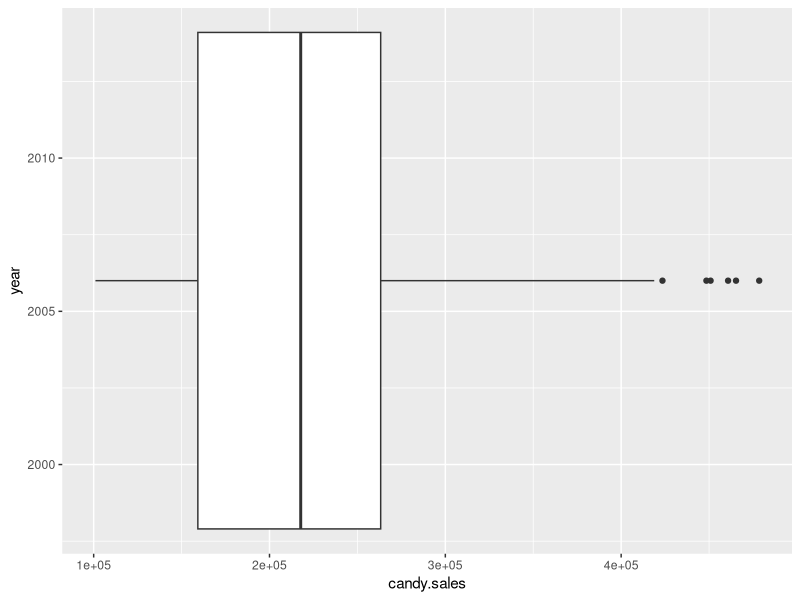
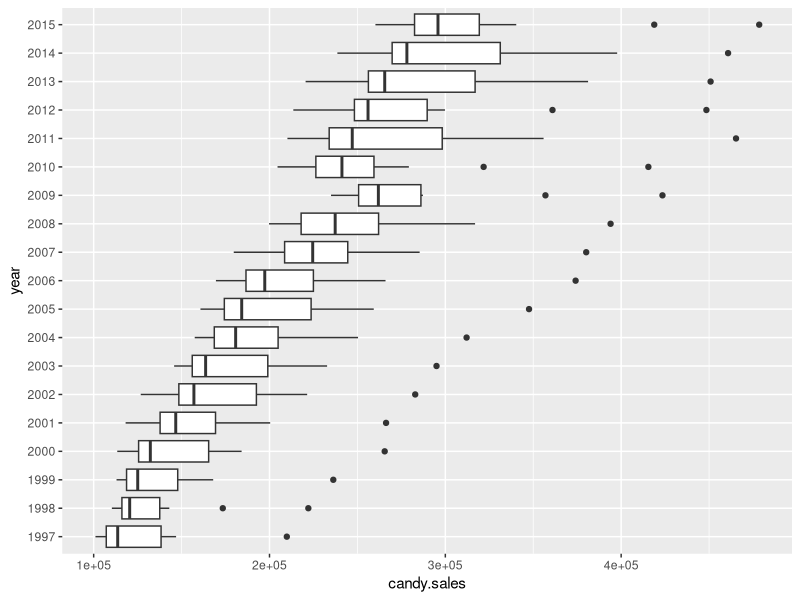
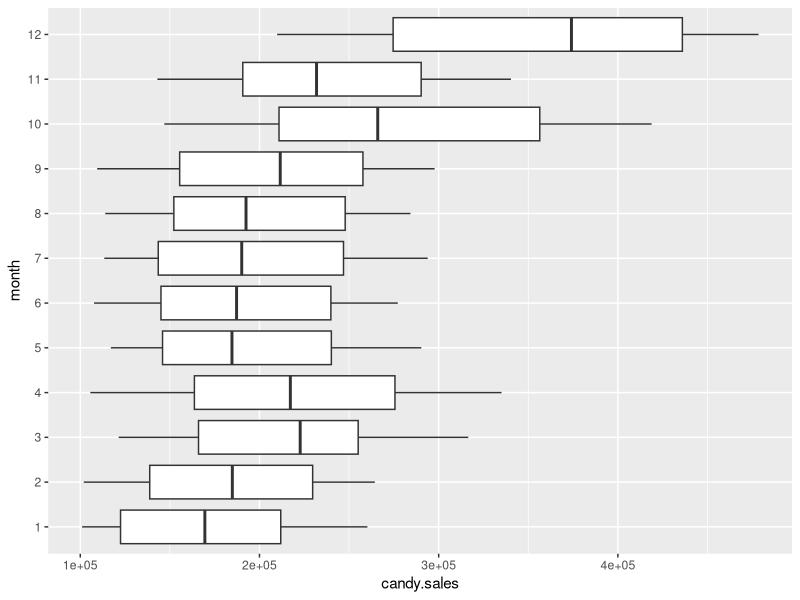
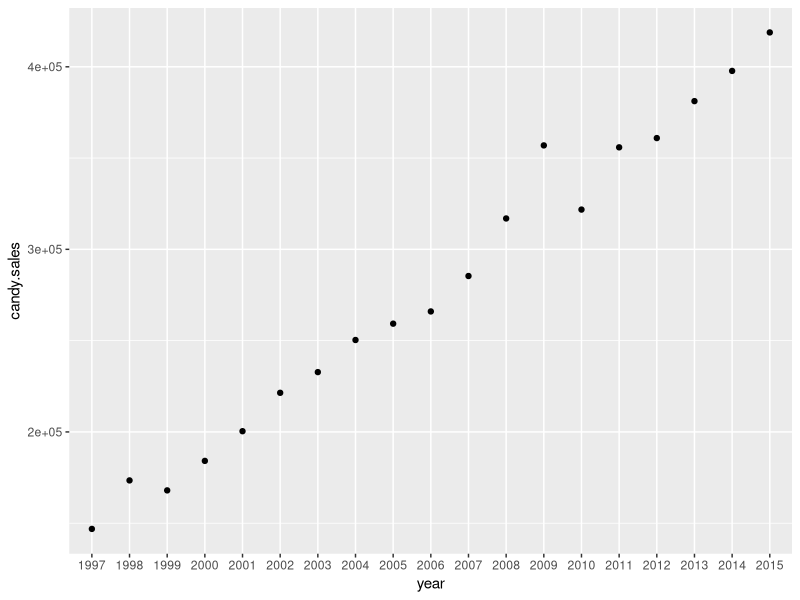
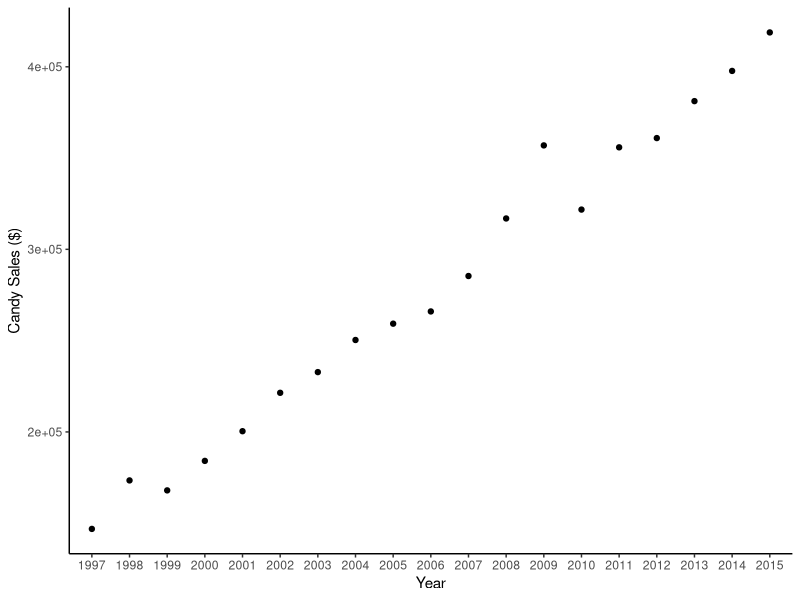
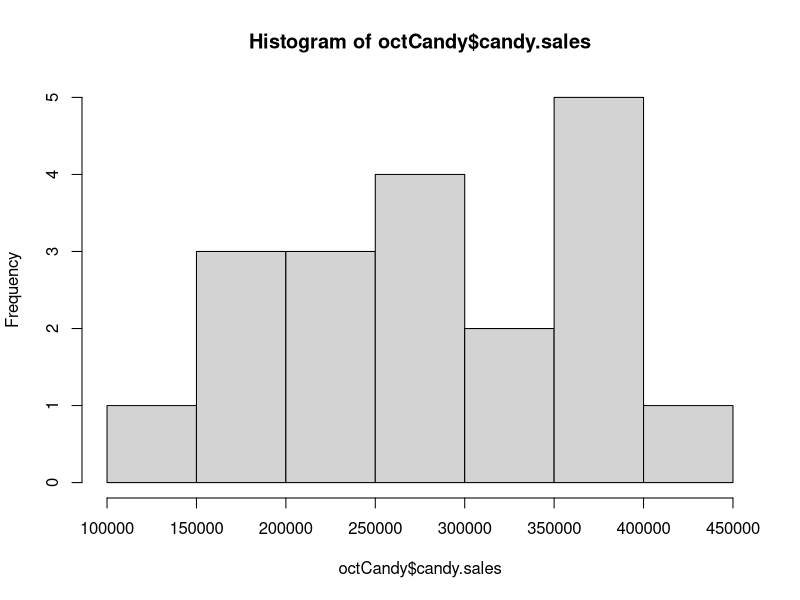
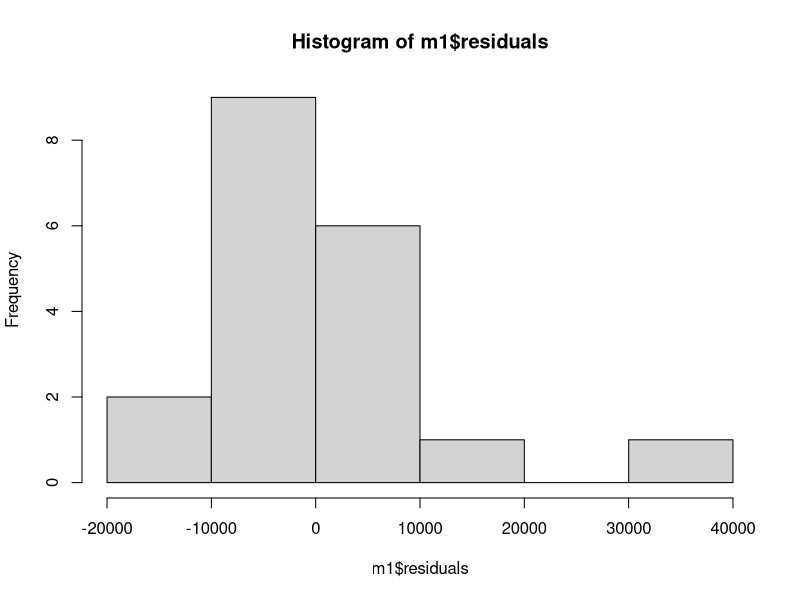
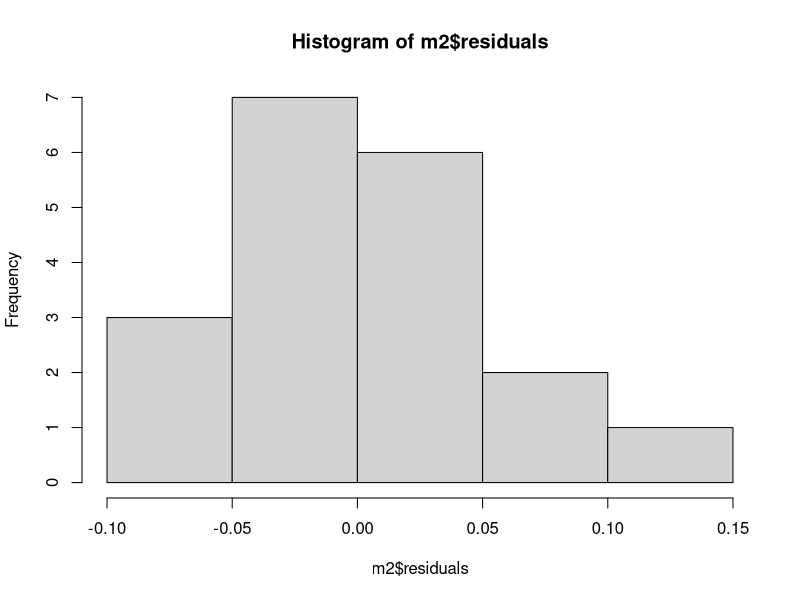

Write the R code that produced these figures, in order.
## ---- chunk 1
library(tidyverse)
## ---- chunk 2
canCandy <-read.csv("data/canadian.candy.sales.csv")
humanPop <-read.csv("data/human.pop.density.csv")
usaCandy <- read.csv("data//usa.halloween.spending.csv")
## ---- chunk 3
## Using Tibble
as_data_frame(canCandy)

## Using compact display
str(canCandy)

## others views
head(canCandy)

## see change in sales over years
ggplot(canCandy) +geom_boxplot(mapping = aes(year, candy.sales)) + coord_flip()

## need as a factor
canCandy$year <-as.factor(canCandy$year)
str(canCandy)

## plot again with factor
ggplot(canCandy) +geom_boxplot(mapping = aes(year, candy.sales)) + coord_flip()

## see the difference in sales over months
canCandy$month <-as.factor(canCandy$month)
ggplot(canCandy) +geom_boxplot(mapping = aes(month, candy.sales)) + coord_flip()


## see the difference in sales in just October
octCandy <- canCandy %>% filter(month == 10) 

## plot change in October
ggplot(octCandy) +geom_point(mapping = aes(year, candy.sales))

## Clean up plot
ggplot(octCandy) +geom_point(mapping = aes(year, candy.sales)) + ylab("Candy Sales ($)") + xlab("Year") + theme_classic()
## ---- chunk 4
## check distribution of data
hist(octCandy$candy.sales)



## fit a linear model
m1 <- lm(candy.sales ~ as.numeric(year), data= octCandy)
summary(m1) 

## check model fit
hist(m1$residuals)
shapiro.test(m1$residuals)

## fit a linear model
m2 <- lm(log(candy.sales) ~ as.numeric(year), data= octCandy)
summary(m2) 

## check model fit
hist(m2$residuals)
shapiro.test(m2$residuals)

## Plot again but log-transformed
ggplot(octCandy) +geom_point(mapping = aes(year, log(candy.sales))) + ylab("Candy Sales ($)") + xlab("Year") + theme_classic()

## Plot again but corrected y-axis
ggplot(octCandy, aes(as.numeric(year), candy.sales)) +geom_point() + ylab("Candy Sales ($)") + xlab("Year")  +  scale_y_log10(limits = c(100000,500000)) + geom_smooth(method=lm)

anova(m2, test="Chisq")

## ---- chunk 5
avgCandy <- canCandy %>% group_by(year) %>%  summarize(sales=mean(candy.sales),error=sd(candy.sales))

hist(avgCandy$sales)

## fit a linear model 
m3 <- lm(sales ~ as.numeric(year), data=avgCandy)
summary(m3)

## check normality
shapiro.test(m3$residuals)


## fit a linear model with log transformed
m4 <- lm(log(sales) ~ as.numeric(year), data=avgCandy)
summary(m4)

## check normality
shapiro.test(m4$residuals)

## ---- chunk 6
## Calculate average yearly sales
annual.sales <-canCandy %>% group_by(year) %>% summarise(totalYear = sum(candy.sales))
annual.sales

## divide october sales by year
octCandy <- octCandy %>% mutate(weighted = candy.sales/annual.sales$totalYear)
octCandy

## make it a percentage
octCandy <- octCandy %>% mutate(weighted = candy.sales/annual.sales$totalYear*100)
octCandy

## plot
ggplot(octCandy, aes(year, weighted)) + geom_point()

## check if there is a trend over time
m1 <- lm(weighted ~ as.numeric(year), data=octCandy)
summary(m1)

## test normality
shapiro.test(m1$residuals)

## plot
ggplot(octCandy, aes(as.numeric(year), weighted)) + geom_point() + geom_smooth(method="lm") + ylab("Proportion of October sales for the year (%)")

## A polynomial?
ggplot(octCandy, aes(as.numeric(year), weighted)) + geom_point() + geom_smooth(method="gam", formula= y ~ s(x))+ ylab("Proportion of October sales for the year (%)")

## ---- chunk 7

totalMonth <- canCandy %>% group_by(year, month) %>% summarize(sales=sum(candy.sales))

## best month
totalMonth %>% group_by(year) %>% slice(which.max(sales))

## worst month
totalMonth %>% group_by(year) %>% slice(which.min(sales))
## ---- chunk 8
## create column for cost to stay in business
totalMonth <- totalMonth %>%  mutate(profit = ifelse(sales > 200000, 1, 0))

## check the profit over time
ggplot(totalMonth) + geom_bar(aes(x=year, y=profit), stat="identity")


## GLM to determine if the change is significant
m1 <- glm(profit ~ as.numeric(year), family="binomial", data=totalMonth)
summary(m1)

anova(m1, test="Chisq")

